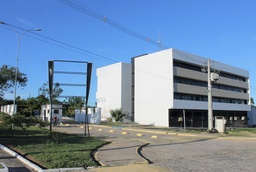
#> input picture img/ci.jpeg, 256 x 172 px, shrunk from 748 x 503 before the run, given in place of ci.png, which was not available
$ python yiqtest.py
#> lines starting #> are read from the running program, lines starting #| are printed output that depends on the picture; pictures that were not available may be replaced by others from this repository, and a replacement may not be noted
from PIL import Image
import numpy as np
from matplotlib import pyplot as plt
import cv2

def imagemArray(imagem):  # Transforma a imagem em array
    return np.asarray(imagem)

def exibe(imagem_resultante): #Definida uma função para exibição das imagens resultantes
  plt.title("Imagem Resultante") #Coloca título na imagem
  plt.imshow(imagem_resultante) #Usado comando plt.imshow para transformar matriz ou array em imagem
  plt.show() #Plota a imagem

def checar255(x):
    x = np.rint(x)
    if x > 255:
        return 255
    elif x < 0:
        return 0
    return x

#  CONVERSÃO RGB - YIQ -----------------------------------------------------------


def RGBYIQ(imagemRGB, largura, altura):  # Converte a imagem de RGB para YIQ

    # Copia a imagem e transforma array em float para os calculos de conversão
    imagemYIQ = imagemRGB.copy()
    imagemYIQ = imagemYIQ.astype(float)

    for h in range(altura):
        for w in range(largura):
            r, g, b = imagemRGB[h][w]
            y = 0.299*r + 0.587*g + 0.114*b
            i = 0.596*r - 0.274*g - 0.322*b
            q = 0.211*r - 0.523*g + 0.312*b
            imagemYIQ[h][w] = [y, i, q]

    return imagemYIQ

# --------------------------------- CONVERSÃO YIQ - RGB -----------------------------------------------------------

def converterYIQRGB(y, i, q): # Converte a imagem de YIQ para RGB
    r = int(1.000*y + 0.956*i + 0.621*q)
    g = int(1.000*y - 0.272*i - 0.647*q)
    b = int(1.000*y - 1.106*i + 1.703*q)
    return checar255(r), checar255(g), checar255(b)

def YIQRGB(imagemYIQ, largura, altura):
    # Convertendo imagem para int (arrendondando)
    imagemRGB = imagemYIQ.astype(int)

    for h in range(altura):
        for w in range(largura):
            y, i, q = imagemYIQ[h][w]
            r, g, b = converterYIQRGB(y, i, q)
            imagemRGB[h][w] = [r, g, b]

    imagemRGB = np.uint8(imagemRGB) # Convertendo imagem para uint8
    return imagemRGB
# --------------------------------- MAIN -----------------------------------------------------------

imagemOriginal = Image.open('ci.png')
#> imagemOriginal is the input picture: PIL image 256x172 RGB; mean R, G, B 114.3, 138.8, 167.6
arrayOriginal = imagemArray(imagemOriginal)
larguraOriginal, alturaOriginal = imagemOriginal.size
#> larguraOriginal = 256; alturaOriginal = 172

arrayModificada = RGBYIQ(arrayOriginal, larguraOriginal, alturaOriginal)
#> after the loop in RGBYIQ, `for h in range(altura):`:
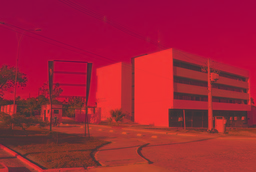
#> imagemYIQ: shape (172, 256, 3) float64; mean R, G, B 134.7, -23.9, 3.8; drawn with min black and max white
imagemModificada = imagemArray(arrayModificada)
cv2.imshow("imagem_resultante.jpg", imagemModificada)
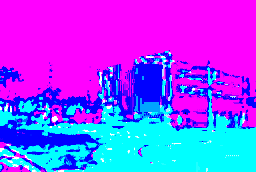
#> window 'imagem_resultante.jpg': shape (172, 256, 3); mean B, G, R 255, 71.8, 141.9
cv2.imwrite("imagem_resultante.jpg", imagemModificada)
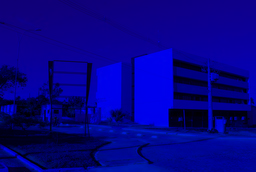
#> saved as imagem_resultante.jpg: shape (172, 256, 3); mean B, G, R 134.7, 1.8, 5.2
cv2.waitKey(0)
exibe(imagemModificada)
#> in exibe, `plt.show()`:
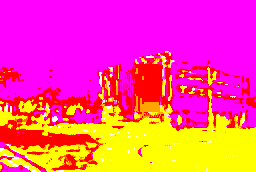
#> shown: shape (172, 256, 3) float64; mean R, G, B 1, 0.282, 0.556

arrayModificada = YIQRGB(arrayModificada, larguraOriginal, alturaOriginal)
imagemModificada = imagemArray(arrayModificada)

exibe(imagemModificada)

imagemModificada = cv2.cvtColor(imagemModificada, cv2.COLOR_BGR2RGB)
cv2.imshow("imagem_resultante.jpg", imagemModificada)
cv2.waitKey(0)
cv2.imwrite("imagem_resultante2.jpg", imagemModificada)

$ run again, with img/Emboss_example.jpg copied over img/ci.jpeg
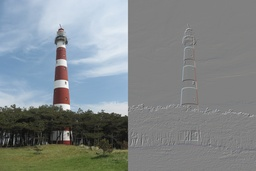
#> input picture img/Emboss_example.jpg, 256 x 171 px, shrunk from 3888 x 2592 before the run, given in place of ci.png, which was not available
#> imagemOriginal is the input picture: PIL image 256x171 RGB; mean R, G, B 129.1, 135.8, 138.1
#> after the loop in RGBYIQ, `for h in range(altura):`:
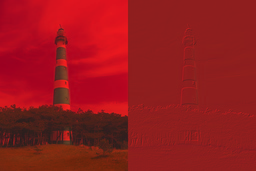
#> imagemYIQ: shape (171, 256, 3) float64; mean R, G, B 134.1, -4.7, -0.7; drawn with min black and max white
#> in exibe, `plt.show()`:
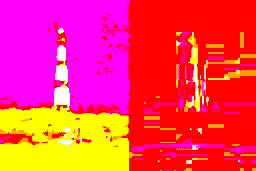
#> shown: shape (171, 256, 3) float64; mean R, G, B 1, 0.212, 0.331
